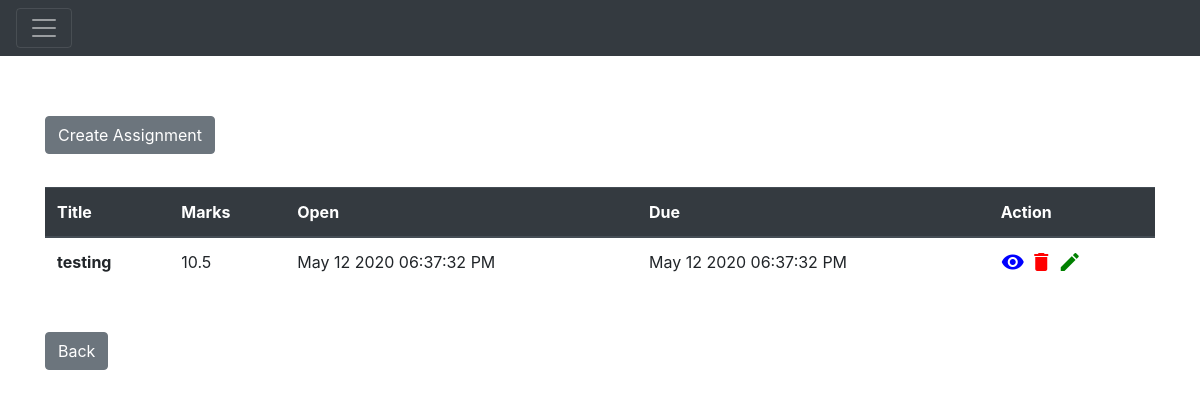
The app's page /assignments/1, older data.
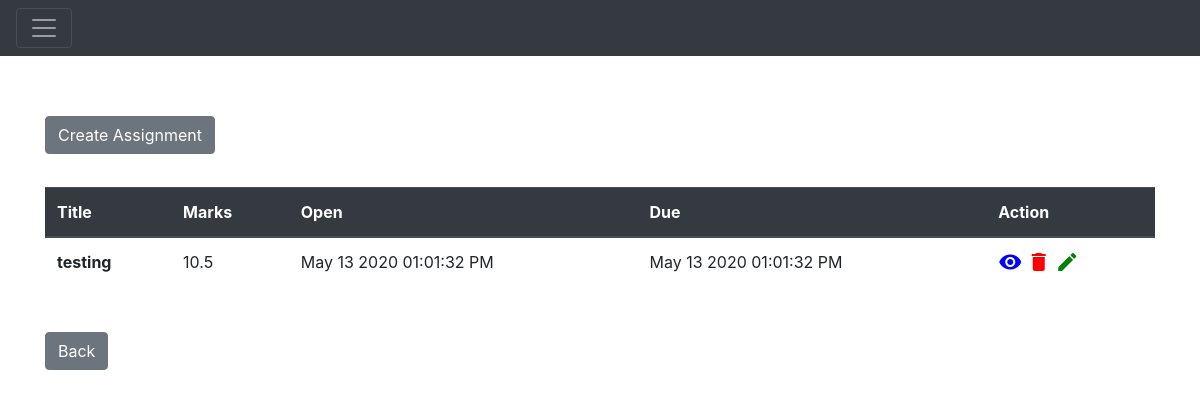
The same page, newer data.
### Application/models.py (models this page shows)
class Assignment(db.Model):
    __tablename__ = "assignments"
    assignmentId = db.Column(
        db.Integer,
        primary_key=True,
        autoincrement=True
    )
    assignmentName = db.Column(
        db.String(120),
        nullable=False
    )
    assignmentDesc = db.Column(
        db.String(255),
        nullable=False
    )
    assignmentDeadline = db.Column(
        db.DateTime
    )
    courseId = db.Column(db.Integer, db.ForeignKey('courses.courseId'))
    course = relationship("Course", backref="assignments")
    totalMarks = db.Column(db.Float, nullable=False)
    uploadDateTime = db.Column(db.DateTime, nullable=False)

### Application/assignments.py (the view)
@app.route('/assignments/<id>', methods=['GET'])
def getAssignmentsByCourse(id):
    assignments = models.Assignment.query.filter_by(courseId=id).all()
    filteredAssignments = []
    for ass in assignments:
        if ass.course.courseId == int(id):
            filteredAssignments.append(ass)
    return render_template('assignments.html', assignments=filteredAssignments, id=id)

### Application/templates/assignments.html (shortened to what this page needs)
{% extends 'main.html' %}
{% block head %}
{{ super() }}
{% endblock %}
{% block body %}
{{ super() }}
<div class="container" style="margin-top: 5%">
    <a class="btn btn-secondary" href={{ url_for('createAssignment',course_id=id) }}>Create Assignment</a>
    <table class="table" style="margin-top: 3%">
        <thead class="thead-dark">
        <tr>
            <th scope="col">Title</th>
            <th scope="col">Marks</th>
            <th scope="col">Open</th>
            <th scope="col">Due</th>
            <th scope="col">Action</th>
        </tr>
        </thead>
        <tbody>
        {% for assignment in assignments %}
        <tr>
            <th scope="row">{{assignment.assignmentName}}</th>
            <td>{{assignment.totalMarks}}</td>
            <td>{{assignment.uploadDateTime.strftime("%b %d %Y %r")}}</td>
            <td>{{assignment.assignmentDeadline.strftime("%b %d %Y %r")}}</td>
            <td><a href={{ url_for('getAssignmentDetailById',id=assignment.assignmentId) }}
                           >
                <i class="material-icons md-48" style="color:blue;">visibility</i>
                </a>
                <a href={{ url_for('deleteAssignment', id=assignment.assignmentId) }}>
                    <i class="material-icons md-36" style="color:red;">delete</i>
                </a>
                <a href={{ url_for('updateAssignment', id=assignment.assignmentId) }}>
                    <i class="material-icons md-36" style="color:green;">edit</i>
                </a>
            </td>
        </tr>
        {% endfor %}
        </tbody>
    </table>
    <br>
    <a class="btn btn-secondary" href={{ url_for('coursesite' ,id=id) }}> Back</a>
</div>
{% endblock %}

Row changes from the older to the newer data that the page shows:
changed Assignment "testing": uploadDateTime "May 12 2020 06:37:32 PM" → "May 13 2020 01:01:32 PM"; assignmentDeadline "May 12 2020 06:37:32 PM" → "May 13 2020 01:01:32 PM"
